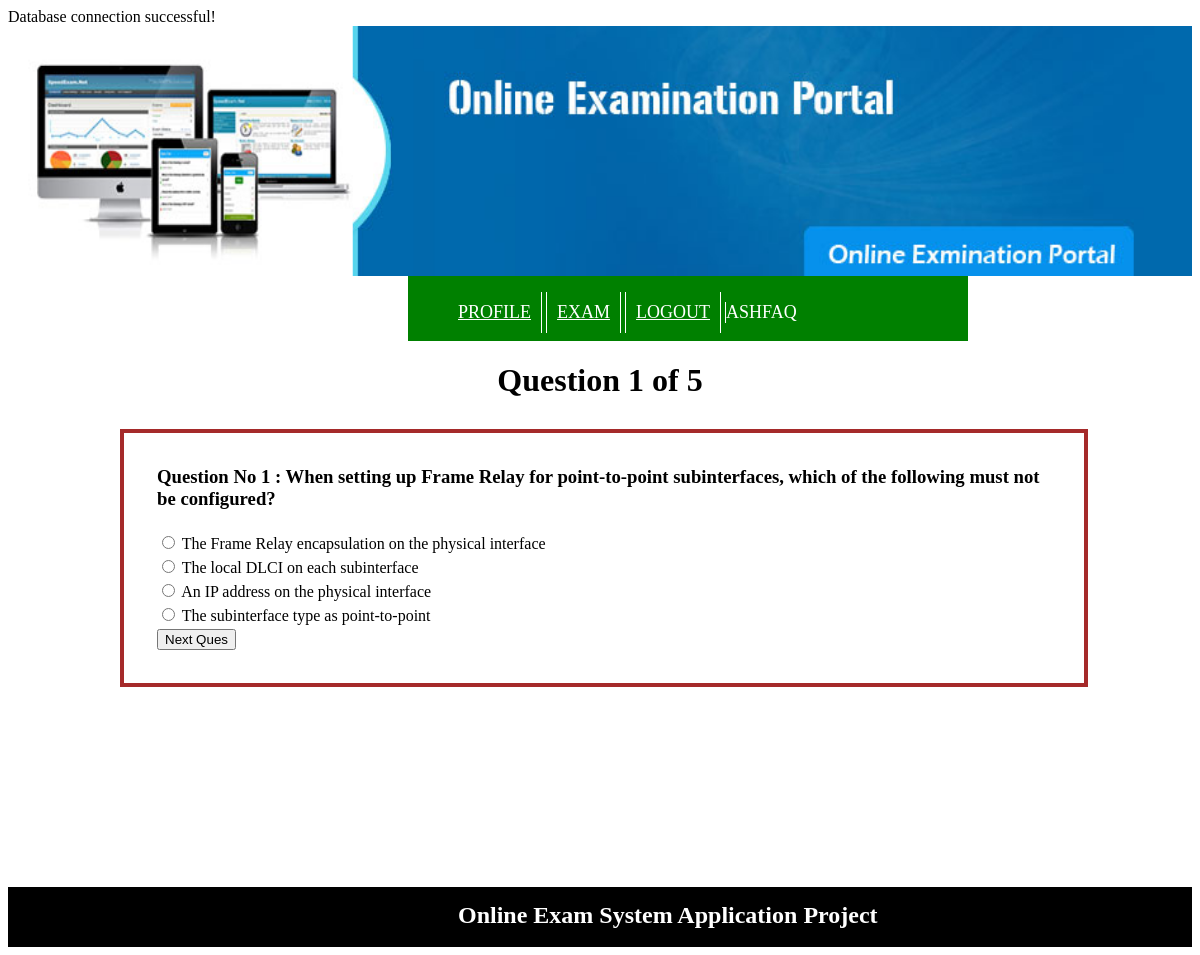
The app's page /startexam.php?q=1 (signed in) with its own data.
### tables this page shows
CREATE TABLE `tbl_ques` (
  `id` int(11) NOT NULL,
  `quesNo` int(11) NOT NULL,
  `ques` text NOT NULL
);

CREATE TABLE `tbl_ans` (
  `id` int(11) NOT NULL,
  `quesNo` int(11) NOT NULL,
  `rightans` int(11) NOT NULL DEFAULT '0',
  `ans` text NOT NULL
);

### startexam.php (the view, shortened to what this page needs)
<?php
include_once 'partials/headers.php';
include_once 'partials/dashnav.php';
?>
<?php
 $rowquery = $connection->prepare("SELECT COUNT(*) FROM `tbl_ques`");
 $rowquery->execute();
 $totalrow = (int)$rowquery->fetchColumn();
  if($totalrow == true){
?>
<?php
        if(isset($_GET['q'])){
            $number = $_GET['q'];
         }else{
             header('Location: exam.php');
         }
      $query = $connection->prepare("SELECT * FROM tbl_ques WHERE quesNo = '$number'");
      $query->execute();
      $result = $query->fetch();
      if($result == true ){
 ?>
<div class="main">
    <div>
    <h1>Question  <?php echo $result['quesNo'] ;?> of <?php echo $totalrow ;?> </h1>
    <form action="" method="post" class="examtest">
    <table>
                <tr>
                    <td colspan="2">
                        <h3>Question No  <?php echo $result['quesNo'] ;?> :
                                         <?php echo $result['ques'] ;?></h3
                    </td>
                </tr>
                <?php
                    $ansquery = $connection->prepare("SELECT * FROM tbl_ans WHERE quesNo = '$number'");
                    $ansquery->execute();
                    if($ansquery){
                        while ($ansresult = $ansquery->fetch()){
                ?>
                <tr>
                    <td>
                        <input type="radio" name="ans" value="<?php echo $ansresult['id'] ;?>"/>
                              <?php echo $ansresult['ans'] ;?>
                    </td>
                </tr>
               <?php
               } }
               ?>
                 <tr>
                    <td>
                        <input type="submit" name="submit" value="Next Ques"/>
                    </td>
                </tr>
    </table>
    </form>
    </div>
</div>
 <?php } }?>
<?php include_once 'partials/footers.php'; ?>

### css/style.css (style rules this page uses)
.main { margin: 0 auto ; width: 960px ; text-align: center ; }
.examtest { width: 900px ; margin: 30px auto ; padding: 30px ; border: 4px solid brown ; }
form { border: 3px solid #f1f1f1; margin-right: 500px; margin-left: 500px; }

### records on screen
tbl_ques: quesNo "1", ques "When setting up Frame Relay for point-to-point subinterfaces, which of the following must not be configured?"
tbl_ans: ans "The Frame Relay encapsulation on the physical interface"
tbl_ans: ans "The local DLCI on each subinterface"
tbl_ans: ans "An IP address on the physical interface"
tbl_ans: ans "The subinterface type as point-to-point"

### other values on screen
$_SESSION['username'] "ASHFAQ"
$totalrow "5"
